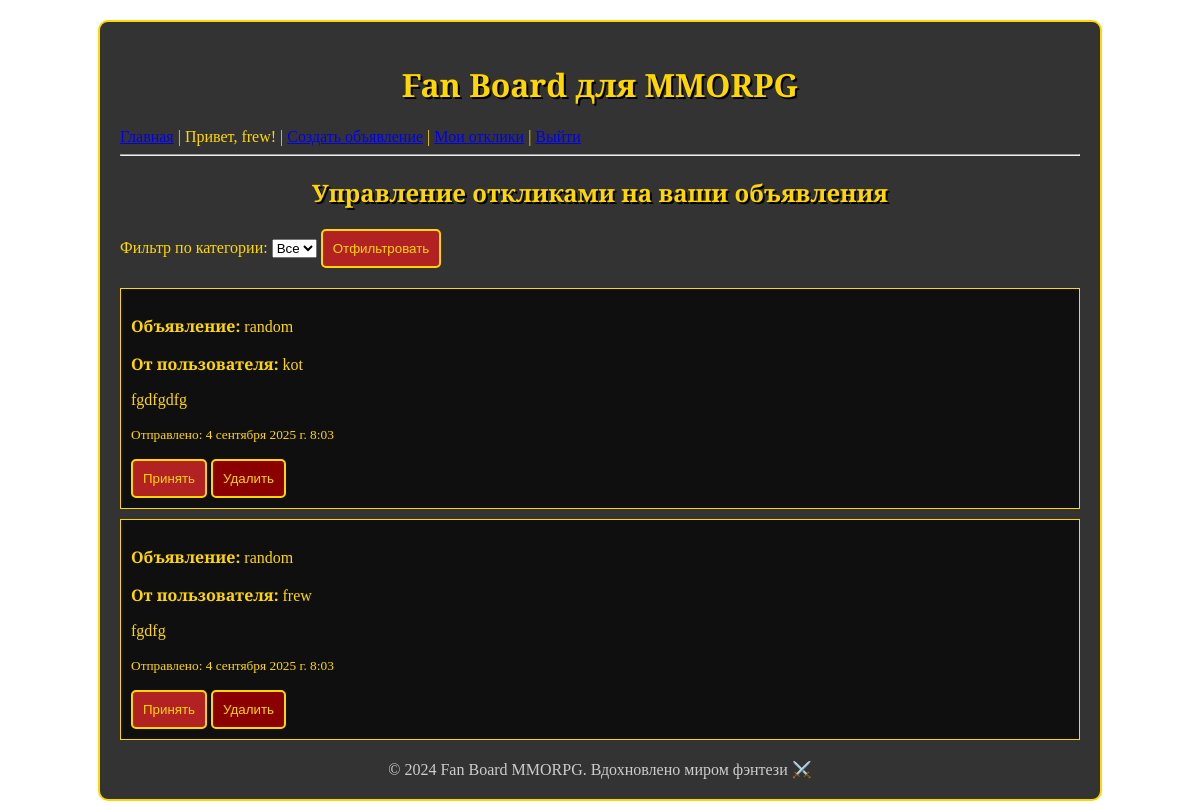
Screenshot of /manage/ (signed in) with the database file from the repository.
### board/models.py (models this page shows, shortened)
class User(AbstractUser):
    email_confirmed = models.BooleanField(default=False)
    confirmation_token = models.UUIDField(default=uuid.uuid4, editable=False, null=True, blank=True)
    token_created_at = models.DateTimeField(auto_now_add=True)

class Response(models.Model):
    announcement = models.ForeignKey(Announcement, on_delete=models.CASCADE)
    user = models.ForeignKey(User, on_delete=models.CASCADE)
    text = models.TextField()
    status = models.CharField(max_length=10, choices=STATUS_CHOICES, default='pending')
    created_at = models.DateTimeField(auto_now_add=True)

class Announcement(models.Model):
    user = models.ForeignKey(User, on_delete=models.CASCADE)
    title = models.CharField(max_length=200)
    content = models.TextField(blank=True)
    category = models.ForeignKey(Category, on_delete=models.SET_NULL, null=True)
    image = models.ImageField(upload_to='announcements/', blank=True, null=True)
    created_at = models.DateTimeField(auto_now_add=True)

### board/views.py (the view)
# urls.py: path('manage/', views.manage_responses, name='manage_responses'),
@login_required
def manage_responses(request):
    responses = Response.objects.filter(announcement__user=request.user)
    return render(request, 'manage_responses.html', {'responses': responses})

### templates/manage_responses.html (shortened to what this page needs)
{% extends 'base.html' %}
{% block content %}
<h2>Управление откликами на ваши объявления</h2>
<form method="get" style="margin-bottom: 20px;">
    <label for="category">Фильтр по категории:</label>
    <select id="category" name="category">
        <option value="">Все</option>
    </select>
    <button type="submit" class="btn">Отфильтровать</button>
</form>
{% if responses %}
    {% for response in responses %}
        <div style="border: 1px solid gold; padding: 10px; margin-bottom: 10px; background: rgba(0,0,0,0.7);">
            <p><b>Объявление:</b> {{ response.announcement.title }}</p>
            <p><b>От пользователя:</b> {{ response.user.username }}</p>
            <p>{{ response.text|linebreaks }}</p>
            <p><small>Отправлено: {{ response.created_at }}</small></p>
            {% if response.accepted %}
                <p style="color: #FFD700; font-weight: bold;">Отклик принят</p>
            {% else %}
                <form method="post" style="display:inline;">
                    <button name="action" value="accept" class="btn">Принять</button>
                    <button name="action" value="delete" class="btn" style="background:#8B0000;">Удалить</button>
                </form>
            {% endif %}
        </div>
    {% endfor %}
{% else %}
    <p>Откликов нет.</p>
{% endif %}
{% endblock %}

### templates/base.html (shortened to what this page needs)
{% load static %}
<!DOCTYPE html>
<html lang="ru">
<head>
    <link rel="stylesheet" href="{% static 'css/style.css' %}">
</head>
<body>
    <div class="container">
        <header>
            <h1>Fan Board для MMORPG</h1>
            <nav>
                <a href="{% url 'index' %}">Главная</a> |
                {% if user.is_authenticated %}
                    Привет, {{ user.username }}! |
                    <a href="{% url 'create_announcement' %}">Создать объявление</a> |
                    <a href="{% url 'manage_responses' %}">Мои отклики</a> |
                    <a href="{% url 'logout' %}">Выйти</a>
                {% else %}
                    <a href="{% url 'login' %}">Войти</a> |
                    <a href="{% url 'register' %}">Регистрация</a>
                {% endif %}
            </nav>
            <hr>
        </header>
        {% block content %}{% endblock %}
        <footer style="text-align: center; margin-top: 20px; color: #ccc;">
            &copy; 2024 Fan Board MMORPG. Вдохновлено миром фэнтези ⚔️
        </footer>
    </div>
</body>
</html>

### static/css/style.css (style rules this page uses)
body { font-family: 'Cinzel', serif; background: url('/static/images/dungeon-bg.jpg') no-repeat center center fixed; background-size: cover; color: #FFD700; margin: 0; padding: 0; }
.container { background: rgba(0, 0, 0, 0.8); border: 2px solid #FFD700; border-radius: 10px; padding: 20px; margin: 20px auto; width: 80%; }
h1, h2 { text-align: center; text-shadow: 2px 2px #000; }
button, .btn { background: #B22222; color: #FFD700; border: 2px solid #FFD700; padding: 10px; border-radius: 5px; cursor: pointer; }

### rows the page displays
User: username "frew"
Response: announcement "random", user.username "kot", text "fgdfgdfg", created_at "4 сентября 2025 г. 8:03"
Response: announcement "random", user.username "frew", text "fgdfg", created_at "4 сентября 2025 г. 8:03"
